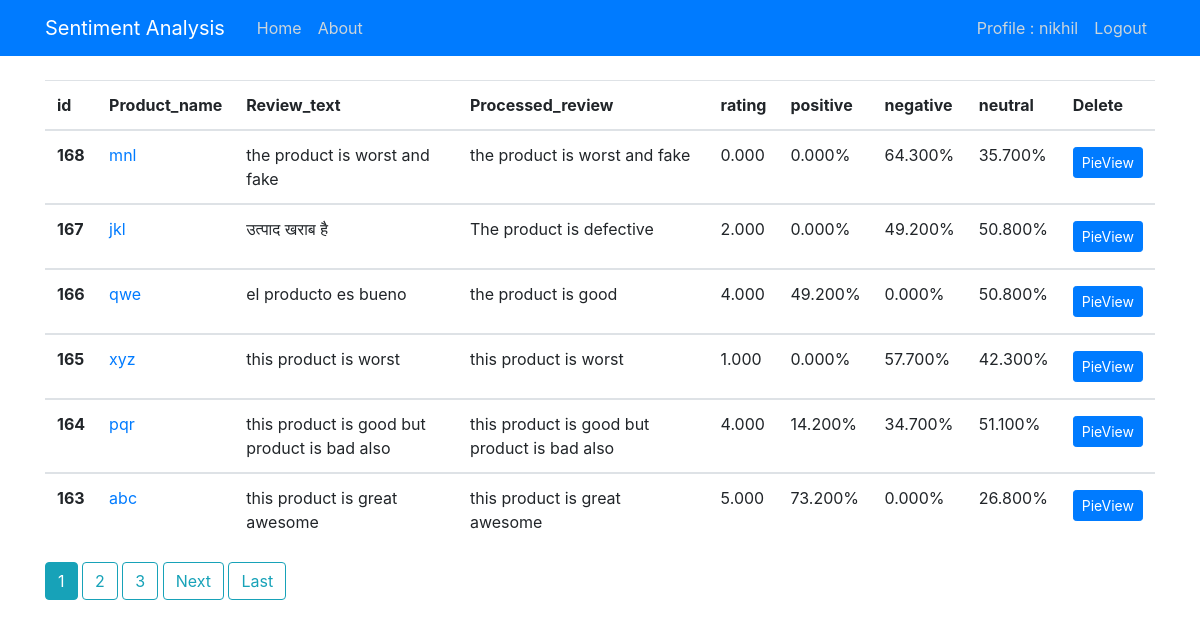
The app's page /sentiment/individualhome/ (signed in), older data.
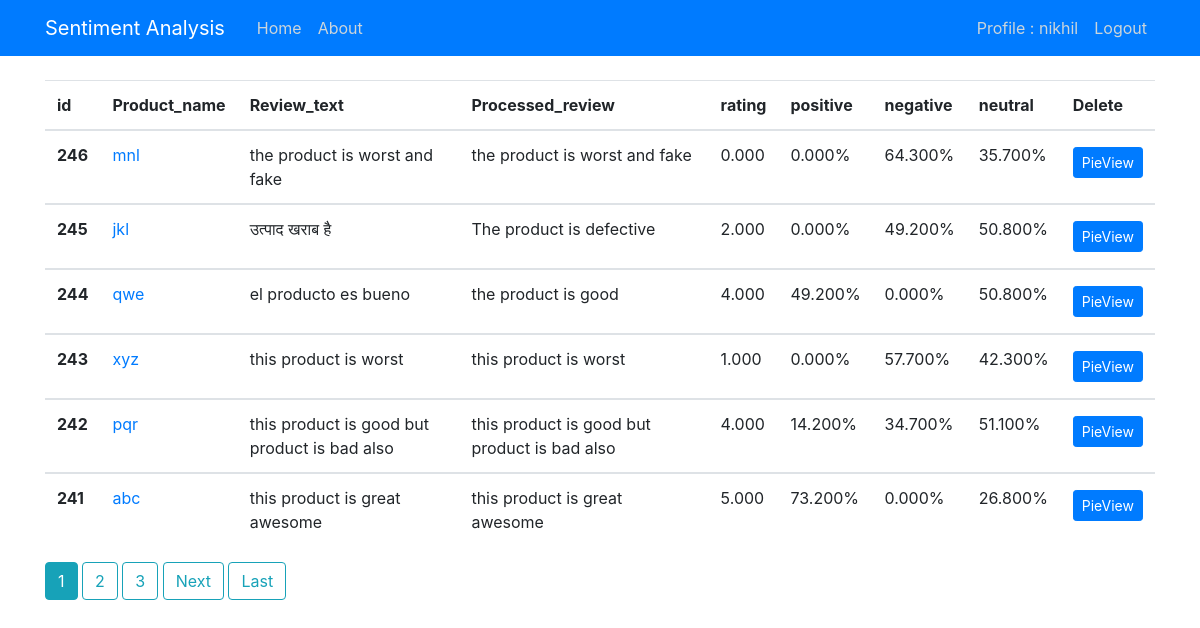
The same page, newer data.
### sentiment/models.py (models this page shows)
class individual_rating(models.Model):
    filename = models.ForeignKey(overall_rating,on_delete=models.CASCADE)
    product_id = models.IntegerField()
    product_name = models.CharField(max_length=100)
    category = models.CharField(max_length=100)
    review_date = models.DateField()
    review_text = models.TextField()
    process_review = models.TextField()
    rating = models.FloatField(default=0.0)
    positive = models.FloatField()
    negative = models.FloatField()
    neutral = models.FloatField()

### sentiment/views.py (the view)
# urls.py: path('individualhome/',individualListView.as_view(),name='individualhome'),
class individualListView(ListView):
    model = individual_rating
    template_name = 'sentiment/individualhome.html'
    context_object_name = 'ir'
    ordering = ['-id']
    paginate_by = 6

### sentiment/templates/sentiment/individualhome.html (shortened to what this page needs)
{% extends "sentiment/base.html" %}
{% block content %}
  {% if user.is_authenticated %}
              <div class="table-responsive-sm">
                <table class="table">
                    <thead>
                        <tr>
                          <th scope="col">id</th>
                          <th scope="col">Product_name</th>
                          <th scope="col">Review_text</th>
                          <th scope="col">Processed_review</th>
                          <th scope="col">rating</th>
                          <th scope="col">positive</th>
                          <th scope="col">negative</th>
                          <th scope="col">neutral</th>
                          <th scope="col">Delete</th>
                        </tr>
                      </thead>
                      {% for ir in ir %}
                        <tbody>
                          <tr>
                            <th scope="row">{{ ir.id }}</th>
                            <td><a href="{% url 'product-detail' ir.product_name %}">{{ ir.product_name }}</a></td>
                            <td>{{ ir.review_text }}</td>
                            <td>{{ ir.process_review }}</td>
                            <td>{{ ir.rating|floatformat:3 }}</td>
                            <td>{{ ir.positive|floatformat:3 }}%</td>
                            <td>{{ ir.negative|floatformat:3 }}%</td>
                            <td>{{ ir.neutral|floatformat:3 }}%</td>
                            <td><a class="btn btn-primary btn-sm mt-1 mb-1" href="{% url 'ind-detail1' ir.id %}">PieView</a></td>
                          </tr>
                        </tbody>
                      {% endfor %}
                </table>
              </div>
    {% if is_paginated %}
          {% for num in page_obj.paginator.page_range %}
            {% if page_obj.number == num %}
              <a class="btn btn-info mb-4" href="?page={{ num }}">{{ num }}</a>
            {% elif num > page_obj.number|add:'-3' and num < page_obj.number|add:'3'%}
            <a class="btn btn-outline-info mb-4" href="?page={{ num }}">{{ num }}</a>
            {% endif %}
          {% endfor %}
          {% if page_obj.has_next %}
            <a class="btn btn-outline-info mb-4" href="?page={{ page_obj.next_page_number }}">Next</a>
            <a class="btn btn-outline-info mb-4" href="?page={{ page_obj.paginator.num_pages }}">Last</a>
          {% endif %}
    {% endif %}
  {% endif %}
{% endblock content %}

Row changes from the older to the newer data that the page shows:
removed individual_rating: id "168", product_name "mnl", review_text "the product is worst and fake", process_review "the product is worst and fake", rating "0.000", positive "0.000", negative "64.300", neutral "35.700"
removed individual_rating: id "167", product_name "jkl", review_text "उत्पाद खराब है", process_review "The product is defective", rating "2.000", positive "0.000", negative "49.200", neutral "50.800"
removed individual_rating: id "166", product_name "qwe", review_text "el producto es bueno", process_review "the product is good", rating "4.000", positive "49.200", negative "0.000", neutral "50.800"
removed individual_rating: id "165", product_name "xyz", review_text "this product is worst", process_review "this product is worst", rating "1.000", positive "0.000", negative "57.700", neutral "42.300"
removed individual_rating: id "164", product_name "pqr", review_text "this product is good but product is bad also", process_review "this product is good but product is bad also", rating "4.000", positive "14.200", negative "34.700", neutral "51.100"
removed individual_rating: id "163", product_name "abc", review_text "this product is great awesome", process_review "this product is great awesome", rating "5.000", positive "73.200", negative "0.000", neutral "26.800"
added individual_rating: id "246", product_name "mnl", review_text "the product is worst and fake", process_review "the product is worst and fake", rating "0.000", positive "0.000", negative "64.300", neutral "35.700"
added individual_rating: id "245", product_name "jkl", review_text "उत्पाद खराब है", process_review "The product is defective", rating "2.000", positive "0.000", negative "49.200", neutral "50.800"
added individual_rating: id "244", product_name "qwe", review_text "el producto es bueno", process_review "the product is good", rating "4.000", positive "49.200", negative "0.000", neutral "50.800"
added individual_rating: id "243", product_name "xyz", review_text "this product is worst", process_review "this product is worst", rating "1.000", positive "0.000", negative "57.700", neutral "42.300"
added individual_rating: id "242", product_name "pqr", review_text "this product is good but product is bad also", process_review "this product is good but product is bad also", rating "4.000", positive "14.200", negative "34.700", neutral "51.100"
added individual_rating: id "241", product_name "abc", review_text "this product is great awesome", process_review "this product is great awesome", rating "5.000", positive "73.200", negative "0.000", neutral "26.800"
